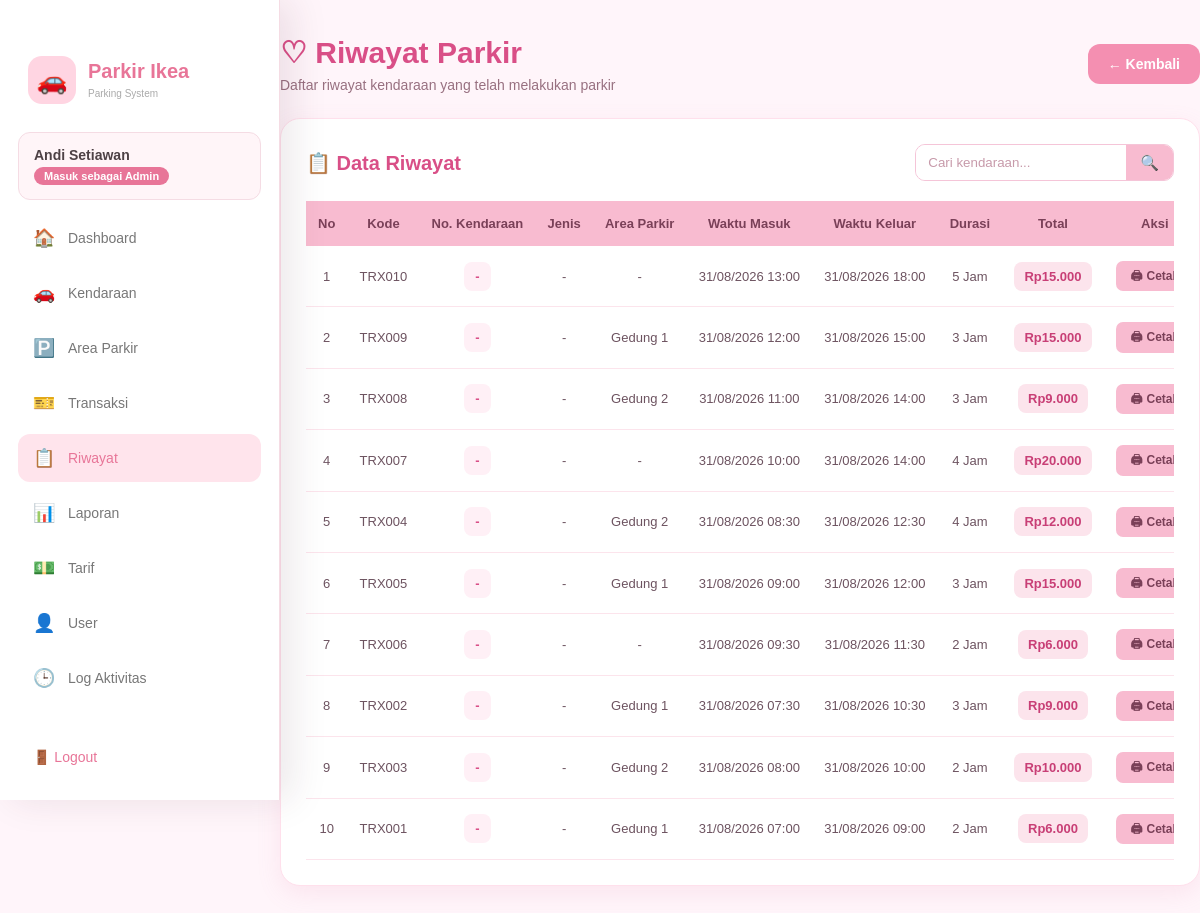
/controller/c_riwayat.php (signed in), run on the app's committed database.
### tables this page shows
CREATE TABLE `transaksi_parkir` (
  `id_parkir` int NOT NULL,
  `id_kendaraan` int NOT NULL,
  `waktu_masuk` datetime NOT NULL,
  `waktu_keluar` datetime DEFAULT NULL,
  `id_tarif` int NOT NULL,
  `durasi_jam` int DEFAULT NULL,
  `biaya_total` int DEFAULT '0',
  `status` varchar(20) NOT NULL,
  `id_user` int NOT NULL,
  `id_area` int NOT NULL
);

CREATE TABLE `tb_area_parkir` (
  `id_area` int NOT NULL,
  `nama_area` varchar(50) NOT NULL,
  `kapasitas` int NOT NULL,
  `terisi` int DEFAULT '0'
);

### controller/c_riwayat.php (called while the page is built, shortened)
<?php
include_once __DIR__ . '/../models/m_transaksi.php';
$koneksi_obj     = new koneksi();
$transaksi_model = new M_Transaksi($koneksi_obj->koneksi);
$data_riwayat = $transaksi_model->tampil_riwayat();
include __DIR__ . '/../view/v_riwayat.php';
exit();

### models/koneksi.php (called while the page is built, shortened)
<?php
class koneksi {
    private $host     = "localhost";
    private $username = "root";
    private $pass     = "";
    private $db       = "parkir_ikea";
    public function __construct() {
        $this->koneksi = new mysqli($this->host, $this->username, $this->pass, $this->db);
    }
}
?>

### models/m_transaksi.php (called while the page is built, shortened)
<?php
include_once __DIR__ . '/koneksi.php';
class M_Transaksi {
    private $db;
    public function __construct($koneksi) {
        $this->db = $koneksi;
    }
    public function tampil_riwayat() {
        $result = [];
        $sql = "SELECT t.*,
                       k.plat_nomor, k.jenis_kendaraan,
                       a.nama_area,
                       u.nama_lengkap AS nama_petugas
                FROM transaksi_parkir t
                LEFT JOIN tb_kendaraan   k ON k.id_kendaraan = t.id_kendaraan
                LEFT JOIN tb_area_parkir a ON a.id_area = t.id_area
                LEFT JOIN tb_user        u ON u.id_user = t.id_user
                WHERE LOWER(t.status) = 'keluar'
                ORDER BY t.waktu_keluar DESC, t.id_parkir DESC";
        $query = mysqli_query($this->db, $sql);
        if ($query && mysqli_num_rows($query) > 0) {
            while ($data = mysqli_fetch_object($query)) {
                $result[] = $data;
            }
        }
        return $result;
    }
}

### view/v_riwayat.php (the view, shortened to what this page needs)
<?php
$role = $_SESSION['role'] ?? '';
$bisa_struk = in_array($role, ['admin', 'petugas'], true);
?>
<!DOCTYPE html>
<html lang="id">
<head>
    <link rel="stylesheet" href="../assets/riwayat.css">
    <link rel="stylesheet" href="../assets/navbar.css">
</head>
<body>
    <?php include __DIR__ . '/navbar.php'; ?>
    <div class="container">
        <div class="header">
            <div>
                <h1>♡ Riwayat Parkir</h1>
                <p>Daftar riwayat kendaraan yang telah melakukan parkir</p>
            </div>
            <a href="../view/<?= $link_dashboard ?>" class="btn-kembali">
                ← Kembali
            </a>
        </div>
        <div class="card">
            <div class="card-header">
                <h2>📋 Data Riwayat</h2>
                <div class="search-box">
                    <input type="text" placeholder="Cari kendaraan...">
                    <button>🔍</button>
                </div>
            </div>
            <div class="table-wrapper">
                <table>
                    <thead>
                        <tr>
                            <th>No</th>
                            <th>Kode</th>
                            <th>No. Kendaraan</th>
                            <th>Jenis</th>
                            <th>Area Parkir</th>
                            <th>Waktu Masuk</th>
                            <th>Waktu Keluar</th>
                            <th>Durasi</th>
                            <th>Total</th>
                            <?php if ($bisa_struk): ?>
                            <th>Aksi</th>
                            <?php endif; ?>
                        </tr>
                    </thead>
                    <tbody>
                    <?php if (!empty($data_riwayat)): ?>
                        <?php $no = 1; ?>
                        <?php foreach ($data_riwayat as $row): ?>
                        <tr>
                            <td><?= $no++ ?></td>
                            <td>TRX<?= str_pad($row->id_parkir, 3, '0', STR_PAD_LEFT) ?></td>
                            <td>
                                <span class="plat"><?= htmlspecialchars($row->plat_nomor ?? '-') ?></span>
                            </td>
                            <td><?= htmlspecialchars(ucfirst($row->jenis_kendaraan ?? '-')) ?></td>
                            <td><?= htmlspecialchars($row->nama_area ?? '-') ?></td>
                            <td><?= !empty($row->waktu_masuk)  ? date('d/m/Y H:i', strtotime($row->waktu_masuk))  : '-' ?></td>
                            <td><?= !empty($row->waktu_keluar) ? date('d/m/Y H:i', strtotime($row->waktu_keluar)) : '-' ?></td>
                            <td><?= !empty($row->durasi_jam) ? (int)$row->durasi_jam . ' Jam' : '-' ?></td>
                            <td>
                                <span class="harga">Rp<?= number_format((float)($row->biaya_total ?? 0), 0, ',', '.') ?></span>
                            </td>
                            <?php if ($bisa_struk): ?>
                            <td>
                                <div class="aksi-group">
                                <?php if ($role === 'petugas'): ?>
                                    <a href="../controller/c_transaksi.php?aksi=keluar_kendaraan&id=<?= $row->id_parkir ?>"
                                       class="btn-aksi btn-cetak" title="Lihat Struk">
                                        🖨️ <span>Lihat Struk</span>
                                    </a>
                                <?php else: ?>
                                    <a href="../controller/c_transaksi.php?aksi=cetak_struk&id=<?= $row->id_parkir ?>"
                                       class="btn-aksi btn-cetak" target="_blank" title="Cetak Struk">
                                        🖨 <span>Cetak</span>
                                    </a>
                                <?php endif; ?>
                                </div>
                            </td>
                            <?php endif; ?>
                        </tr>
                        <?php endforeach; ?>
                    <?php endif; ?>
                    </tbody>
                </table>
            </div>
        </div>
    </div>
</body>
</html>

### assets/riwayat.css (style rules this page uses)
* { margin: 0; padding: 0; box-sizing: border-box; font-family: Arial, sans-serif; }
body { background: #fff5fa; min-height: 100vh; padding: 35px; color: #5a3d4a; }
.container { max-width: 1200px; margin: auto; }
.header { display: flex; justify-content: space-between; align-items: center; margin-bottom: 25px; }
.header h1 { color: #d94f87; font-size: 30px; margin-bottom: 7px; }
.header p { color: #987080; font-size: 14px; }
.btn-kembali { text-decoration: none; background-color: #f48fb1; color: white; padding: 12px 20px; border-radius: 12px; font-size: 14px; font-weight: bold; transition: 0.3s; }
.card { background: white; border-radius: 20px; padding: 25px; box-shadow: 0 8px 25px rgba(221, 112, 153, 0.12); border: 1px solid #ffe0ec; }
.card-header { display: flex; justify-content: space-between; align-items: center; margin-bottom: 20px; }
.card-header h2 { color: #d94f87; font-size: 20px; }
.search-box { display: flex; border: 1px solid #f5c5d8; border-radius: 10px; overflow: hidden; background: #fffafd; }
.search-box input { width: 210px; padding: 10px 12px; border: none; outline: none; color: #6d4b59; }
.search-box input::placeholder { color: #c79aaa; }
.search-box button { border: none; background: #f8bbd0; padding: 0 14px; cursor: pointer; color: white; font-size: 15px; }
.table-wrapper { width: 100%; overflow-x: auto; }
table { width: 100%; border-collapse: collapse; min-width: 900px; }
thead { background: #f8bbd0; }
th { padding: 15px 12px; color: #7a4058; font-size: 13px; text-align: center; }
td { padding: 15px 12px; text-align: center; border-bottom: 1px solid #fce4ec; font-size: 13px; color: #6d5360; }
tbody tr { transition: 0.2s; }
.plat { display: inline-block; background: #fff0f6; color: #d94f87; padding: 7px 11px; border-radius: 8px; font-weight: bold; }
.harga { display: inline-block; background: #fce4ec; color: #c83f76; padding: 7px 10px; border-radius: 8px; font-weight: bold; }
.aksi-group { display: flex; flex-wrap: wrap; align-items: center; justify-content: center; gap: 6px; }
.btn-aksi { display: inline-flex; align-items: center; justify-content: center; gap: 4px; min-width: 78px; padding: 7px 10px; border-radius: 7px; border: 1px solid transparent; font-size: 12px; font-weight: bold; text-decoration: none; line-height: 1.2; white-space: nowrap; cursor: pointer; transition: 0.3s; }
.btn-cetak { background-color: #f8bbd0; color: #7a4058; }

### assets/navbar.css (style rules this page uses)
body { padding-left: 280px; padding-right: 0; }

### data on the page
transaksi_parkir: id_parkir "010", plat_nomor "-", jenis_kendaraan "-", nama_area "-", waktu_masuk "31/08/2026 13:00", waktu_keluar "31/08/2026 18:00", durasi_jam "5", biaya_total "15.000"
transaksi_parkir: id_parkir "009", plat_nomor "-", jenis_kendaraan "-", id_area.nama_area "Gedung 1", waktu_masuk "31/08/2026 12:00", waktu_keluar "31/08/2026 15:00", durasi_jam "3", biaya_total "15.000"
transaksi_parkir: id_parkir "008", plat_nomor "-", jenis_kendaraan "-", id_area.nama_area "Gedung 2", waktu_masuk "31/08/2026 11:00", waktu_keluar "31/08/2026 14:00", durasi_jam "3", biaya_total "9.000"
transaksi_parkir: id_parkir "007", plat_nomor "-", jenis_kendaraan "-", nama_area "-", waktu_masuk "31/08/2026 10:00", waktu_keluar "31/08/2026 14:00", durasi_jam "4", biaya_total "20.000"
transaksi_parkir: id_parkir "004", plat_nomor "-", jenis_kendaraan "-", id_area.nama_area "Gedung 2", waktu_masuk "31/08/2026 08:30", waktu_keluar "31/08/2026 12:30", durasi_jam "4", biaya_total "12.000"
transaksi_parkir: id_parkir "005", plat_nomor "-", jenis_kendaraan "-", id_area.nama_area "Gedung 1", waktu_masuk "31/08/2026 09:00", waktu_keluar "31/08/2026 12:00", durasi_jam "3", biaya_total "15.000"
transaksi_parkir: id_parkir "006", plat_nomor "-", jenis_kendaraan "-", nama_area "-", waktu_masuk "31/08/2026 09:30", waktu_keluar "31/08/2026 11:30", durasi_jam "2", biaya_total "6.000"
transaksi_parkir: id_parkir "002", plat_nomor "-", jenis_kendaraan "-", id_area.nama_area "Gedung 1", waktu_masuk "31/08/2026 07:30", waktu_keluar "31/08/2026 10:30", durasi_jam "3", biaya_total "9.000"
transaksi_parkir: id_parkir "003", plat_nomor "-", jenis_kendaraan "-", id_area.nama_area "Gedung 2", waktu_masuk "31/08/2026 08:00", waktu_keluar "31/08/2026 10:00", durasi_jam "2", biaya_total "10.000"
transaksi_parkir: id_parkir "001", plat_nomor "-", jenis_kendaraan "-", id_area.nama_area "Gedung 1", waktu_masuk "31/08/2026 07:00", waktu_keluar "31/08/2026 09:00", durasi_jam "2", biaya_total "6.000"

### other printed values
$nama_sekarang "Andi Setiawan"
$role_sekarang "Admin"
